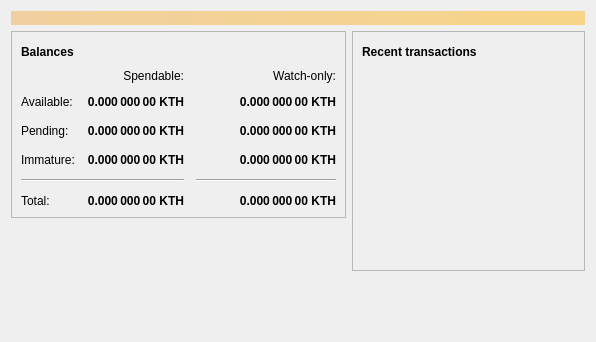
<?xml version="1.0" encoding="UTF-8"?>
<ui version="4.0">
 <class>OverviewPage</class>
 <widget class="QWidget" name="OverviewPage">
  <property name="geometry">
   <rect>
    <x>0</x>
    <y>0</y>
    <width>596</width>
    <height>342</height>
   </rect>
  </property>
  <property name="windowTitle">
   <string>Form</string>
  </property>
  <layout class="QVBoxLayout" name="topLayout">
   <item>
    <widget class="QLabel" name="labelAlerts">
     <property name="visible">
      <bool>false</bool>
     </property>
     <property name="styleSheet">
      <string notr="true">QLabel { background-color: qlineargradient(x1: 0, y1: 0, x2: 1, y2: 0, stop:0 #F0D0A0, stop:1 #F8D488); color:#000000; }</string>
     </property>
     <property name="wordWrap">
      <bool>true</bool>
     </property>
     <property name="margin">
      <number>3</number>
     </property>
     <property name="textInteractionFlags">
      <set>Qt::TextSelectableByMouse</set>
     </property>
    </widget>
   </item>
   <item>
    <layout class="QHBoxLayout" name="horizontalLayout" stretch="1,1">
     <item>
      <layout class="QVBoxLayout" name="verticalLayout_2">
       <item>
        <widget class="QFrame" name="frame">
         <property name="frameShape">
          <enum>QFrame::StyledPanel</enum>
         </property>
         <property name="frameShadow">
          <enum>QFrame::Raised</enum>
         </property>
         <layout class="QVBoxLayout" name="verticalLayout_4">
          <item>
           <layout class="QHBoxLayout" name="horizontalLayout_4">
            <item>
             <widget class="QLabel" name="label_5">
              <property name="font">
               <font>
                <weight>75</weight>
                <bold>true</bold>
               </font>
              </property>
              <property name="text">
               <string>Balances</string>
              </property>
             </widget>
            </item>
            <item>
             <widget class="QPushButton" name="labelWalletStatus">
              <property name="enabled">
               <bool>true</bool>
              </property>
              <property name="maximumSize">
               <size>
                <width>30</width>
                <height>16777215</height>
               </size>
              </property>
              <property name="toolTip">
               <string>The displayed information may be out of date. Your wallet automatically synchronizes with the Kmcoin network after a connection is established, but this process has not completed yet.</string>
              </property>
              <property name="text">
               <string/>
              </property>
              <property name="icon">
               <iconset resource="../bitcoin.qrc">
                <normaloff>:/icons/warning</normaloff>
                <disabledoff>:/icons/warning</disabledoff>:/icons/warning</iconset>
              </property>
              <property name="iconSize">
               <size>
                <width>24</width>
                <height>24</height>
               </size>
              </property>
              <property name="flat">
               <bool>true</bool>
              </property>
             </widget>
            </item>
            <item>
             <spacer name="horizontalSpacer_3">
              <property name="orientation">
               <enum>Qt::Horizontal</enum>
              </property>
              <property name="sizeHint" stdset="0">
               <size>
                <width>40</width>
                <height>20</height>
               </size>
              </property>
             </spacer>
            </item>
           </layout>
          </item>
          <item>
           <layout class="QGridLayout" name="gridLayout">
            <property name="spacing">
             <number>12</number>
            </property>
            <item row="2" column="2">
             <widget class="QLabel" name="labelWatchPending">
              <property name="font">
               <font>
                <weight>75</weight>
                <bold>true</bold>
               </font>
              </property>
              <property name="cursor">
               <cursorShape>IBeamCursor</cursorShape>
              </property>
              <property name="toolTip">
               <string>Unconfirmed transactions to watch-only addresses</string>
              </property>
              <property name="text">
               <string notr="true">0.000 000 00 KTH</string>
              </property>
              <property name="alignment">
               <set>Qt::AlignRight|Qt::AlignTrailing|Qt::AlignVCenter</set>
              </property>
              <property name="textInteractionFlags">
               <set>Qt::LinksAccessibleByMouse|Qt::TextSelectableByKeyboard|Qt::TextSelectableByMouse</set>
              </property>
             </widget>
            </item>
            <item row="2" column="1">
             <widget class="QLabel" name="labelUnconfirmed">
              <property name="font">
               <font>
                <weight>75</weight>
                <bold>true</bold>
               </font>
              </property>
              <property name="cursor">
               <cursorShape>IBeamCursor</cursorShape>
              </property>
              <property name="toolTip">
               <string>Total of transactions that have yet to be confirmed, and do not yet count toward the spendable balance</string>
              </property>
              <property name="text">
               <string notr="true">0.000 000 00 KTH</string>
              </property>
              <property name="alignment">
               <set>Qt::AlignRight|Qt::AlignTrailing|Qt::AlignVCenter</set>
              </property>
              <property name="textInteractionFlags">
               <set>Qt::LinksAccessibleByMouse|Qt::TextSelectableByKeyboard|Qt::TextSelectableByMouse</set>
              </property>
             </widget>
            </item>
            <item row="3" column="2">
             <widget class="QLabel" name="labelWatchImmature">
              <property name="font">
               <font>
                <weight>75</weight>
                <bold>true</bold>
               </font>
              </property>
              <property name="cursor">
               <cursorShape>IBeamCursor</cursorShape>
              </property>
              <property name="toolTip">
               <string>Mined balance in watch-only addresses that has not yet matured</string>
              </property>
              <property name="text">
               <string notr="true">0.000 000 00 KTH</string>
              </property>
              <property name="alignment">
               <set>Qt::AlignRight|Qt::AlignTrailing|Qt::AlignVCenter</set>
              </property>
              <property name="textInteractionFlags">
               <set>Qt::LinksAccessibleByMouse|Qt::TextSelectableByKeyboard|Qt::TextSelectableByMouse</set>
              </property>
             </widget>
            </item>
            <item row="4" column="0" colspan="2">
             <widget class="Line" name="line">
              <property name="orientation">
               <enum>Qt::Horizontal</enum>
              </property>
             </widget>
            </item>
            <item row="4" column="2">
             <widget class="Line" name="lineWatchBalance">
              <property name="sizePolicy">
               <sizepolicy hsizetype="Preferred" vsizetype="Fixed">
                <horstretch>0</horstretch>
                <verstretch>0</verstretch>
               </sizepolicy>
              </property>
              <property name="minimumSize">
               <size>
                <width>140</width>
                <height>0</height>
               </size>
              </property>
              <property name="orientation">
               <enum>Qt::Horizontal</enum>
              </property>
             </widget>
            </item>
            <item row="5" column="0">
             <widget class="QLabel" name="labelTotalText">
              <property name="text">
               <string>Total:</string>
              </property>
             </widget>
            </item>
            <item row="3" column="1">
             <widget class="QLabel" name="labelImmature">
              <property name="font">
               <font>
                <weight>75</weight>
                <bold>true</bold>
               </font>
              </property>
              <property name="cursor">
               <cursorShape>IBeamCursor</cursorShape>
              </property>
              <property name="toolTip">
               <string>Mined balance that has not yet matured</string>
              </property>
              <property name="text">
               <string notr="true">0.000 000 00 KTH</string>
              </property>
              <property name="alignment">
               <set>Qt::AlignRight|Qt::AlignTrailing|Qt::AlignVCenter</set>
              </property>
              <property name="textInteractionFlags">
               <set>Qt::LinksAccessibleByMouse|Qt::TextSelectableByKeyboard|Qt::TextSelectableByMouse</set>
              </property>
             </widget>
            </item>
            <item row="2" column="3">
             <spacer name="horizontalSpacer_2">
              <property name="orientation">
               <enum>Qt::Horizontal</enum>
              </property>
              <property name="sizeHint" stdset="0">
               <size>
                <width>40</width>
                <height>20</height>
               </size>
              </property>
             </spacer>
            </item>
            <item row="3" column="0">
             <widget class="QLabel" name="labelImmatureText">
              <property name="text">
               <string>Immature:</string>
              </property>
             </widget>
            </item>
            <item row="5" column="1">
             <widget class="QLabel" name="labelTotal">
              <property name="font">
               <font>
                <weight>75</weight>
                <bold>true</bold>
               </font>
              </property>
              <property name="cursor">
               <cursorShape>IBeamCursor</cursorShape>
              </property>
              <property name="toolTip">
               <string>Your current total balance</string>
              </property>
              <property name="text">
               <string notr="true">0.000 000 00 KTH</string>
              </property>
              <property name="alignment">
               <set>Qt::AlignRight|Qt::AlignTrailing|Qt::AlignVCenter</set>
              </property>
              <property name="textInteractionFlags">
               <set>Qt::LinksAccessibleByMouse|Qt::TextSelectableByKeyboard|Qt::TextSelectableByMouse</set>
              </property>
             </widget>
            </item>
            <item row="5" column="2">
             <widget class="QLabel" name="labelWatchTotal">
              <property name="font">
               <font>
                <weight>75</weight>
                <bold>true</bold>
               </font>
              </property>
              <property name="cursor">
               <cursorShape>IBeamCursor</cursorShape>
              </property>
              <property name="toolTip">
               <string>Current total balance in watch-only addresses</string>
              </property>
              <property name="text">
               <string notr="true">0.000 000 00 KTH</string>
              </property>
              <property name="alignment">
               <set>Qt::AlignRight|Qt::AlignTrailing|Qt::AlignVCenter</set>
              </property>
              <property name="textInteractionFlags">
               <set>Qt::LinksAccessibleByMouse|Qt::TextSelectableByKeyboard|Qt::TextSelectableByMouse</set>
              </property>
             </widget>
            </item>
            <item row="0" column="2">
             <widget class="QLabel" name="labelWatchonly">
              <property name="text">
               <string>Watch-only:</string>
              </property>
              <property name="alignment">
               <set>Qt::AlignRight|Qt::AlignTrailing|Qt::AlignVCenter</set>
              </property>
             </widget>
            </item>
            <item row="1" column="0">
             <widget class="QLabel" name="labelBalanceText">
              <property name="text">
               <string>Available:</string>
              </property>
             </widget>
            </item>
            <item row="1" column="1">
             <widget class="QLabel" name="labelBalance">
              <property name="font">
               <font>
                <weight>75</weight>
                <bold>true</bold>
               </font>
              </property>
              <property name="cursor">
               <cursorShape>IBeamCursor</cursorShape>
              </property>
              <property name="toolTip">
               <string>Your current spendable balance</string>
              </property>
              <property name="text">
               <string notr="true">0.000 000 00 KTH</string>
              </property>
              <property name="alignment">
               <set>Qt::AlignRight|Qt::AlignTrailing|Qt::AlignVCenter</set>
              </property>
              <property name="textInteractionFlags">
               <set>Qt::LinksAccessibleByMouse|Qt::TextSelectableByKeyboard|Qt::TextSelectableByMouse</set>
              </property>
             </widget>
            </item>
            <item row="1" column="2">
             <widget class="QLabel" name="labelWatchAvailable">
              <property name="font">
               <font>
                <weight>75</weight>
                <bold>true</bold>
               </font>
              </property>
              <property name="cursor">
               <cursorShape>IBeamCursor</cursorShape>
              </property>
              <property name="toolTip">
               <string>Your current balance in watch-only addresses</string>
              </property>
              <property name="text">
               <string notr="true">0.000 000 00 KTH</string>
              </property>
              <property name="alignment">
               <set>Qt::AlignRight|Qt::AlignTrailing|Qt::AlignVCenter</set>
              </property>
              <property name="textInteractionFlags">
               <set>Qt::LinksAccessibleByMouse|Qt::TextSelectableByKeyboard|Qt::TextSelectableByMouse</set>
              </property>
             </widget>
            </item>
            <item row="2" column="0">
             <widget class="QLabel" name="labelPendingText">
              <property name="text">
               <string>Pending:</string>
              </property>
             </widget>
            </item>
            <item row="0" column="1">
             <widget class="QLabel" name="labelSpendable">
              <property name="text">
               <string>Spendable:</string>
              </property>
              <property name="alignment">
               <set>Qt::AlignRight|Qt::AlignTrailing|Qt::AlignVCenter</set>
              </property>
             </widget>
            </item>
           </layout>
          </item>
         </layout>
        </widget>
       </item>
       <item>
        <spacer name="verticalSpacer">
         <property name="orientation">
          <enum>Qt::Vertical</enum>
         </property>
         <property name="sizeHint" stdset="0">
          <size>
           <width>20</width>
           <height>40</height>
          </size>
         </property>
        </spacer>
       </item>
      </layout>
     </item>
     <item>
      <layout class="QVBoxLayout" name="verticalLayout_3">
       <item>
        <widget class="QFrame" name="frame_2">
         <property name="frameShape">
          <enum>QFrame::StyledPanel</enum>
         </property>
         <property name="frameShadow">
          <enum>QFrame::Raised</enum>
         </property>
         <layout class="QVBoxLayout" name="verticalLayout">
          <item>
           <layout class="QHBoxLayout" name="horizontalLayout_2">
            <item>
             <widget class="QLabel" name="label_4">
              <property name="font">
               <font>
                <weight>75</weight>
                <bold>true</bold>
               </font>
              </property>
              <property name="text">
               <string>Recent transactions</string>
              </property>
             </widget>
            </item>
            <item>
             <widget class="QPushButton" name="labelTransactionsStatus">
              <property name="enabled">
               <bool>true</bool>
              </property>
              <property name="maximumSize">
               <size>
                <width>30</width>
                <height>16777215</height>
               </size>
              </property>
              <property name="toolTip">
               <string>The displayed information may be out of date. Your wallet automatically synchronizes with the Kmcoin network after a connection is established, but this process has not completed yet.</string>
              </property>
              <property name="text">
               <string/>
              </property>
              <property name="icon">
               <iconset resource="../bitcoin.qrc">
                <normaloff>:/icons/warning</normaloff>
                <disabledoff>:/icons/warning</disabledoff>:/icons/warning</iconset>
              </property>
              <property name="iconSize">
               <size>
                <width>24</width>
                <height>24</height>
               </size>
              </property>
              <property name="flat">
               <bool>true</bool>
              </property>
             </widget>
            </item>
            <item>
             <spacer name="horizontalSpacer">
              <property name="orientation">
               <enum>Qt::Horizontal</enum>
              </property>
              <property name="sizeHint" stdset="0">
               <size>
                <width>40</width>
                <height>20</height>
               </size>
              </property>
             </spacer>
            </item>
           </layout>
          </item>
          <item>
           <widget class="QListView" name="listTransactions">
            <property name="styleSheet">
             <string notr="true">QListView { background: transparent; }</string>
            </property>
            <property name="frameShape">
             <enum>QFrame::NoFrame</enum>
            </property>
            <property name="verticalScrollBarPolicy">
             <enum>Qt::ScrollBarAlwaysOff</enum>
            </property>
            <property name="horizontalScrollBarPolicy">
             <enum>Qt::ScrollBarAlwaysOff</enum>
            </property>
            <property name="selectionMode">
             <enum>QAbstractItemView::NoSelection</enum>
            </property>
           </widget>
          </item>
         </layout>
        </widget>
       </item>
       <item>
        <spacer name="verticalSpacer_2">
         <property name="orientation">
          <enum>Qt::Vertical</enum>
         </property>
         <property name="sizeHint" stdset="0">
          <size>
           <width>20</width>
           <height>40</height>
          </size>
         </property>
        </spacer>
       </item>
      </layout>
     </item>
    </layout>
   </item>
  </layout>
 </widget>
 <resources/>
 <connections/>
</ui>
